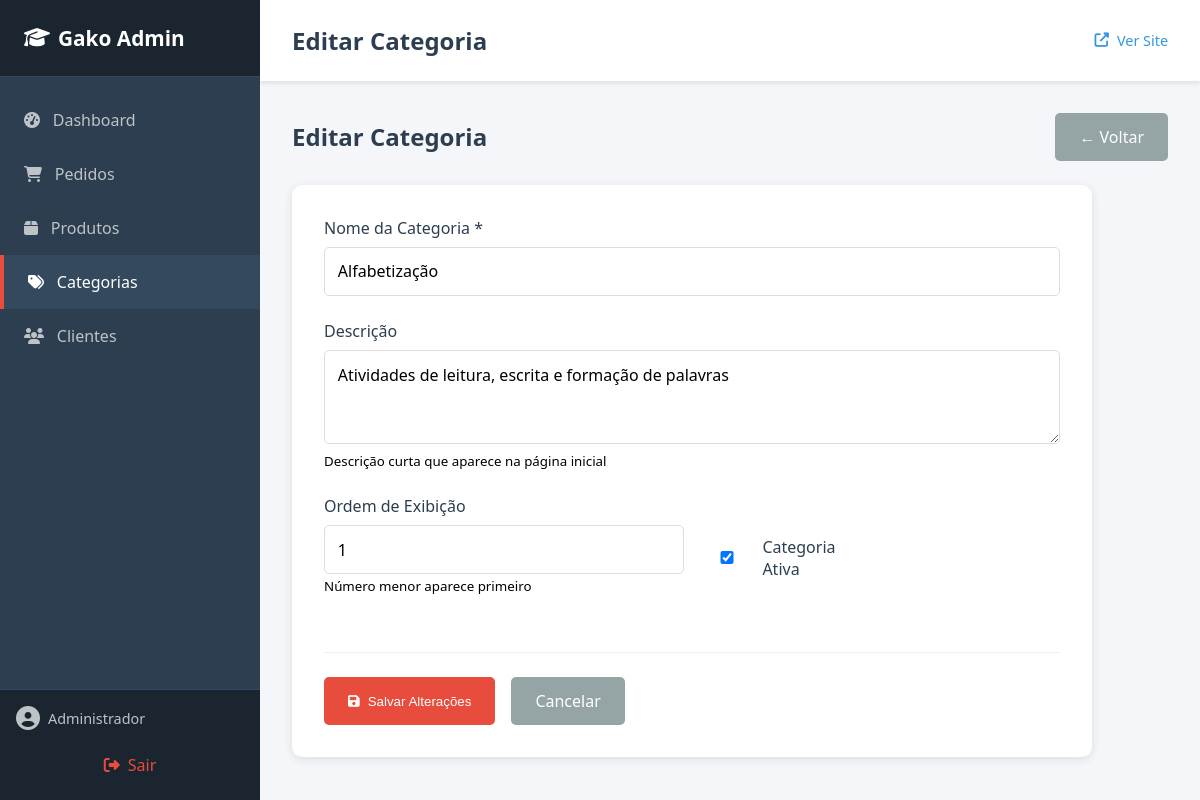
/admin/categorias/editar.php?id=1 (signed in), run on the app's committed database.
### tables this page shows
CREATE TABLE `categorias` (
  `id` int(11) NOT NULL,
  `nome` varchar(100) NOT NULL,
  `slug` varchar(100) NOT NULL,
  `descricao` text DEFAULT NULL,
  `ordem` int(11) DEFAULT 0,
  `ativo` tinyint(1) DEFAULT 1,
  `created_at` timestamp NOT NULL DEFAULT current_timestamp()
);

### admin/categorias/editar.php (the view, shortened to what this page needs)
<?php
include '../includes/header.php';
$id = isset($_GET['id']) ? (int)$_GET['id'] : 0;
$stmt = $pdo->prepare("SELECT * FROM categorias WHERE id = ?");
$stmt->execute([$id]);
$categoria = $stmt->fetch();
?>
<div class="page-actions">
    <h2 style="color: #2c3e50;">Editar Categoria</h2>
    <a href="index.php" class="btn-secondary">← Voltar</a>
</div>
<div class="form-card">
    <form method="POST" action="">
        <div class="form-group">
            <label>Nome da Categoria *</label>
            <input type="text" name="nome" required
                   value="<?php echo htmlspecialchars($categoria['nome']); ?>">
        </div>
        <div class="form-group">
            <label>Descrição</label>
            <textarea name="descricao" rows="3"><?php echo htmlspecialchars($categoria['descricao'] ?? ''); ?></textarea>
            <small>Descrição curta que aparece na página inicial</small>
        </div>
        <div class="form-row">
            <div class="form-group">
                <label>Ordem de Exibição</label>
                <input type="number" name="ordem" min="0"
                       value="<?php echo $categoria['ordem']; ?>">
                <small>Número menor aparece primeiro</small>
            </div>
            <div class="form-group" style="display: flex; align-items: center; padding-top: 2rem;">
                <label style="display: flex; align-items: center; gap: 0.5rem; cursor: pointer;">
                    <input type="checkbox" name="ativo" value="1"
                           <?php echo $categoria['ativo'] ? 'checked' : ''; ?>>
                    Categoria Ativa
                </label>
            </div>
        </div>
        <div class="form-actions">
            <button type="submit" class="btn-primary">
                <i class="fas fa-save"></i> Salvar Alterações
            </button>
            <a href="index.php" class="btn-secondary">Cancelar</a>
        </div>
    </form>
</div>
<?php include '../includes/footer.php'; ?>

### admin/css/admin.css (style rules this page uses)
* { margin: 0; padding: 0; box-sizing: border-box; }
.admin-body { font-family: 'Segoe UI', Tahoma, Geneva, Verdana, sans-serif; background: #f5f6fa; display: flex; min-height: 100vh; }
.btn-primary, .btn-secondary { display: inline-flex; align-items: center; gap: 0.5rem; padding: 0.8rem 1.5rem; border-radius: 5px; text-decoration: none; font-weight: 500; transition: all 0.3s; border: none; cursor: pointer; }
.btn-primary { background: #e74c3c; color: white; }
.btn-secondary { background: #95a5a6; color: white; }
.page-actions { display: flex; justify-content: space-between; align-items: center; margin-bottom: 1.5rem; }
.form-card { background: white; padding: 2rem; border-radius: 10px; box-shadow: 0 2px 10px rgba(0,0,0,0.1); max-width: 800px; }
.form-group { margin-bottom: 1.5rem; }
.form-group label { display: block; margin-bottom: 0.5rem; font-weight: 500; color: #2c3e50; }
.form-group input, .form-group select, .form-group textarea { width: 100%; padding: 0.8rem; border: 1px solid #ddd; border-radius: 5px; font-family: inherit; font-size: 1rem; }
.form-row { display: grid; grid-template-columns: 1fr 1fr; gap: 1rem; }
.form-actions { display: flex; gap: 1rem; margin-top: 2rem; padding-top: 1.5rem; border-top: 1px solid #ecf0f1; }

### data on the page
categorias: nome "Alfabetização", descricao "Atividades de leitura, escrita e formação de palavras", ordem "1", ativo "☑"

### other printed values
getAdminNome() "Administrador"
$pageTitle "Editar Categoria"
